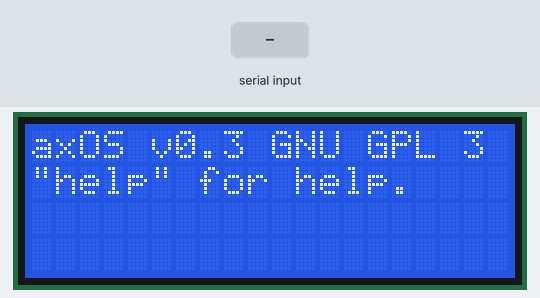
The sketch below on a simulated Arduino Uno, built with avr-gcc and run on an emulated ATmega328P. Parts: 20×4 character LCD. The test bench sets the inputs (shaded band).

Above: at 1.4 s.
1.5 s: "help" received over Serial
At 6.7 s:
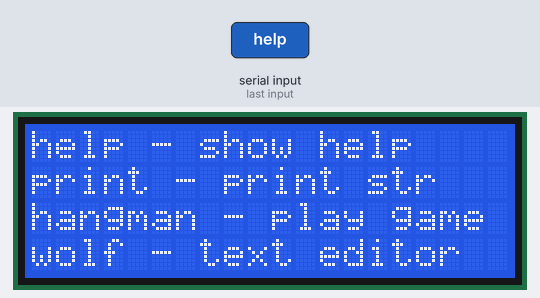
7.4 s: "print" received over Serial
At 9.6 s:
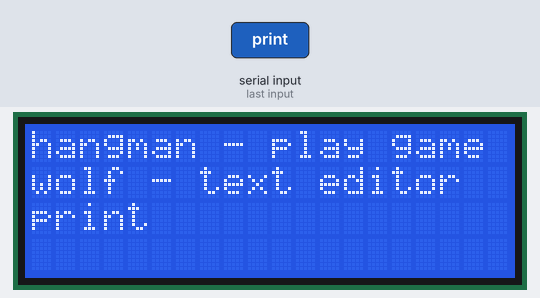
10.1 s: "hangman" received over Serial
At 11.7 s:
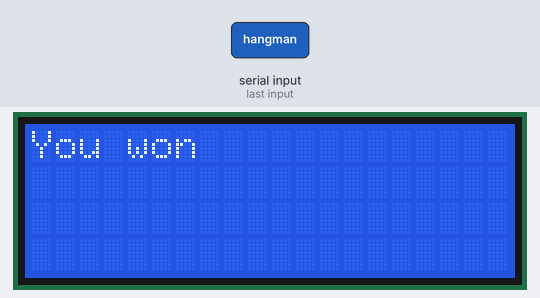
12.7 s: "wolf" received over Serial
At 14.8 s:
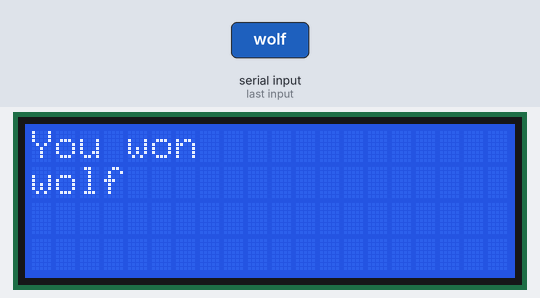
15.2 s: "wolftest" received over Serial
At 16.9 s:
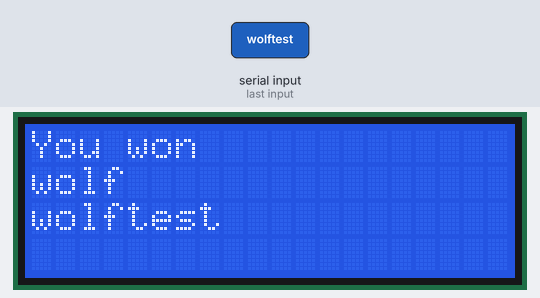
17.7 s: "goto" received over Serial
At 19.8 s:
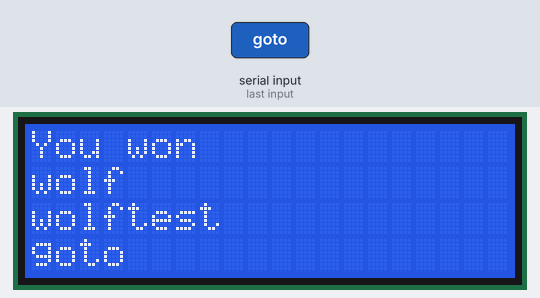
Timing chart, 0 to 21.2 s (numbered marks = the images above; inputs shaded):
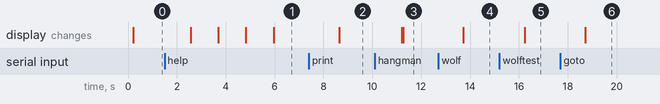

The sketch:

ArduOS.ino
```cpp
#include <Wire.h>
#include <LiquidCrystal_I2C.h>
#include "screen.h"
#include "cmdhandler.h"
#include "sys.h"
void setup()
{
  initscr();
}
void loop()
{
  //Get commands from serial, then pass them to a C++ fucntion.
   initSerial();
   String cmd = cin();
   cout(cmd);
   cmdHandler(cmd);
}
```

cmdhandler.cpp
```cpp
#include <Arduino.h>
#include "commands.h"
#include "screen.h"
#include "interpreter.h"
void cmdHandler(String cmd)
{
  //Split the commmand into the command, and its argumets.
  String command;
  int amount = 0;
  for(int i = 0; i < cmd.length(); i++)
  {
    if(cmd[i] == ' ') break;
    command += cmd[i];
  }
  cmd.remove(0,command.length()+1);
  if(command == "help")
  {
    help();
  }
  if(command == "print")
  {
    //Serial.println("TRIED TO CALL SYS_PRINT");
    sys_print(cmd);
  }
  if(command == "hangman")
  {
    hangman(cmd);
  }
  if(command == "wolf")
  {
    wolf();
  }
  if(command == "wolftest")
  {
    vector<String> testprg;
    testprg.push_back("PRINT HELLO WORLD");
    testprg.push_back("GOTO 1");
    testprg.push_back("DELAY 100");
    system_run(testprg);
  }
}
```

cmdhandler.h
```cpp
void cmdHandler(String cmd);
```

commands.cpp
```cpp
#include<Arduino.h>
#include "screen.h"
#include "sys.h"
#include <StandardCplusplus.h>
#include <string>
#include <vector>
#include <iterator>
#include "interpreter.h"
using namespace std;
String helpArr[10] = {"help - show help","print - print str","hangman - play game","wolf - text editor","","","","","",""};

void help()
{
  for(int i = 0; i < 4; i++)
  {
    cout(helpArr[i]);
    delay(1000);
  }
}
void sys_print(String s)
{
  //Serial.println("sys_print called");
  cout(s);
}
void hangman(String s)
{
  clearScr();
  String toShow;
  for(int i = 0; i < s.length(); i++) {
    if(s[i] == ' ') toShow += " ";
    else toShow += "_";
  };
  while(s != toShow)
  {
    clearScr();
    cout(toShow);
    ask:
    String letter = "";
    letter = cin();
    Serial.println(letter);
    if(letter.length() != 1) {
      if(letter == s)
      {
        goto won;
      }
      else { cout("Invalid input"); goto ask; }
    }
    for(int i = 0; i < s.length(); i++)
    {
      if(s[i] == letter[0])
      {
        toShow[i] = letter[0];
      }
    }
  }
  won:
  cout(s);
  cout("You won");
}
void wolf()
{
  vector<String> program;
  String tempLine;
  while(tempLine != "STOP")
  {
    tempLine = cin();
    cout(tempLine);
    program.push_back(tempLine);
  }
  system_run(program);
}
```

commands.h
```cpp
#include<arduino.h>
void help();
void sys_print(String);
void hangman(String);
void wolf();
```

interpreter.cpp
```cpp
#include <StandardCplusplus.h>
#include <string>
#include <vector>
#include <iterator>
#include <arduino.h>
#include <map>
#include "sys.h"
#include "screen.h"
using namespace std;
void system_run(vector<String> programVector)
{
  std::map<String, int> mem_map;
  vector<long> int_mem;
  for(int i = 0; i < programVector.size(); i++)
  {
    String line = programVector[i];
    String start = "";
    for(int i = 0; i < line.length(); i++)
    {
      if(line[i] == ' ') break;
      start += line[i];
    }
    line.remove(0, start.length()+1);
    if(start == "print")
    {
      cout(line);
    }
    else if(start == "goto")
    {
      i = (line.toInt() - 2);
    }
    else if(start == "sleep")
    {
      delay(line.toInt());
    }
    else if(start == "var")
    {
      String varname = "";
      for(int i = 0; i < line.length(); i++)
      {
        if(line[i] == " ") break;
        varname += line[i];
      }
      line.remove(0,varname.length()+1);
      int mem_address = int_mem.size();
      int_mem.push_back(line.toInt());
      Serial.print("Varname " + varname);
      mem_map.insert(pair<String, int>(varname,mem_address));
    }
    else if(start == "print_var")
    {
      Serial.print(line);
      int mem_address = mem_map[line];
      Serial.print(mem_address);
      long variable = int_mem[mem_address];
      cout(String(variable));
    }
    else if(start == "STOP")
    {
      return;
    }
  }
}
```

interpreter.h
```cpp
#include <StandardCplusplus.h>
#include <string>
#include <vector>
#include <iterator>
using namespace std;
void system_run(vector<String>);
```

screen.cpp
```cpp
#include <Wire.h>
#include <LiquidCrystal_I2C.h>
#include <Arduino.h>
#include "sys.h"
LiquidCrystal_I2C lcd(0x3F,20,4);
String screenArr[4];
void clearScr()
{
  for(int i = 0; i < 4; i++)
  {
    screenArr[i] = "";
    lcd.setCursor(0,i);
    lcd.print("                      ");
  }
  lcd.setCursor(0,0);
}
void clearln(int ln)
{
  lcd.setCursor(0,ln);
  lcd.print("                    ");
}

void cout(String s)
{
  //Serial.println("PRINT ASKED FOR: ");
  //Serial.println(s);
  for(int i = 0; i < 4; i++)
  {
    if(screenArr[i] == "")
    {
      clearln(i);
      lcd.setCursor(0,i);
      lcd.print(s);
      screenArr[i] = s;
      return;
    }
  }
  for(int i = 1; i < 4; i++)
  {
    clearln(i-1);
    lcd.setCursor(0,i-1);
    lcd.print(screenArr[i]);
    screenArr[i-1] = screenArr[i];
  }
  clearln(3);
  lcd.setCursor(0,3);
  lcd.print(s);
  screenArr[3] = s;
}
void initscr()
{
  for(int i = 0; i < 4; i++)
  {
    screenArr[i] = "";
  }
  lcd.begin();
  lcd.backlight();
  clearScr();
  cout("axOS v"+ get_version() + " GNU GPL 3");
  cout("\"help\" for help.");
}
```

screen.h
```cpp
#include<arduino.h>
void clearln(int ln);
void cout(String s);
void clearScr();
void initscr();
```

sys.cpp
```cpp
#include <Arduino.h>
String sys_version = "0.3";
String get_version()
{
  return sys_version;
}
void initSerial()
{
  Serial.begin(115200);
}
String cin()
{
  String s = "";
  while(!Serial.available())
  {
    //Wait for it to become avaiable.
  }
  while(Serial.available())
  {
    s = Serial.readString();
  }
  return s;
}
```

sys.h
```cpp
#include <Arduino.h>
String cin();
void initSerial();
String get_version();
```

Measured:
- after the input at 1.5 s, the display: first changes after 1.1 s (image 1 shows a later state)
- after the input at 7.4 s, the display: changes after 1.3 s (image 2)
- after the input at 10.1 s, the display: first changes after 1.1 s (image 3 shows a later state)
- after the input at 12.7 s, the display: changes after 1.0 s (image 4)
- after the input at 15.2 s, the display: changes after 1.0 s (image 5)
- after the input at 17.7 s, the display: changes after 1.0 s (image 6)
